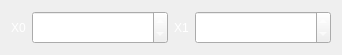
      <widget class="QWidget" name="horizontalLayoutWidget">
       <property name="geometry">
        <rect>
         <x>50</x>
         <y>370</y>
         <width>301</width>
         <height>24</height>
        </rect>
       </property>
       <property name="styleSheet">
        <string>QPushButton {
   border: 1px solid gray;
   border-radius: 5px;
border: 1px solid white;
color: white;
 background-color:  rgb(96, 120, 201);
}


QPushButton:pressed {
    background-color: qradialgradient(spread:pad, cx:0.5, cy:0.5, radius:2, fx:0.495074, fy:0.648045, stop:0.0591133 rgba(98, 118, 192, 255), stop:0.571429 rgba(222, 229, 255, 255))
}</string>
       </property>
       <layout class="QHBoxLayout" name="horizontalLayout">
        <item>
         <widget class="QLabel" name="label_7">
          <property name="styleSheet">
           <string notr="true">QLabel {
color: white;
	font: 16pt &quot;.AppleSystemUIFont&quot;;}</string>
          </property>
          <property name="text">
           <string>X0</string>
          </property>
         </widget>
        </item>
        <item>
         <widget class="QDoubleSpinBox" name="x0">
          <property name="font">
           <font>
            <family>.AppleSystemUIFont</family>
            <pointsize>16</pointsize>
            <italic>false</italic>
            <bold>false</bold>
           </font>
          </property>
          <property name="styleSheet">
           <string notr="true">QDoubleSpinBox{
color: white;
	font: 16pt &quot;.AppleSystemUIFont&quot;;
}</string>
          </property>
          <property name="decimals">
           <number>2</number>
          </property>
          <property name="minimum">
           <double>-1000000.000000000000000</double>
          </property>
          <property name="maximum">
           <double>1000000.000000000000000</double>
          </property>
          <property name="singleStep">
           <double>0.000000000000000</double>
          </property>
          <property name="value">
           <double>-10.000000000000000</double>
          </property>
         </widget>
        </item>
        <item>
         <widget class="QLabel" name="label_4">
          <property name="styleSheet">
           <string notr="true">QLabel {
color: white;
	font: 16pt &quot;.AppleSystemUIFont&quot;;
}</string>
          </property>
          <property name="text">
           <string>X1</string>
          </property>
         </widget>
        </item>
        <item>
         <widget class="QDoubleSpinBox" name="x1">
          <property name="font">
           <font>
            <family>.AppleSystemUIFont</family>
            <pointsize>16</pointsize>
            <italic>false</italic>
            <bold>false</bold>
           </font>
          </property>
          <property name="styleSheet">
           <string notr="true">QDoubleSpinBox{
color: white;
	font: 16pt &quot;.AppleSystemUIFont&quot;;
}</string>
          </property>
          <property name="minimum">
           <double>-1000000.000000000000000</double>
          </property>
          <property name="maximum">
           <double>1000000.000000000000000</double>
          </property>
          <property name="value">
           <double>10.000000000000000</double>
          </property>
         </widget>
        </item>
       </layout>
      </widget>
